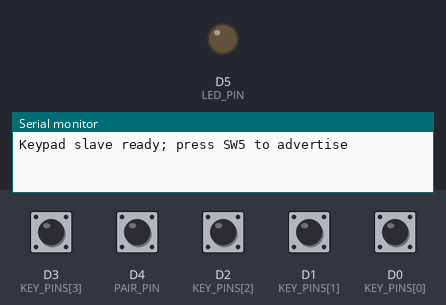
This sketch was run on a simulated ESP8266 (NodeMCU). On the bench: output pins drawn as LEDs (lit = HIGH), the last lines printed to the serial monitor. Inputs (shaded band) come from the test bench; at power-on: D0 (KEY_PINS[0]), D1 (KEY_PINS[1]), D2 (KEY_PINS[2]), D3 (KEY_PINS[3]), D4 (PAIR_PIN) HIGH. Nothing arrives over Bluetooth unless stated; a phone connects over Bluetooth LE 3 s after start.

Above: at 1.2 s.
1.3 s: D4 (PAIR_PIN) pulled LOW for 0.15 s
At 1.95 s:
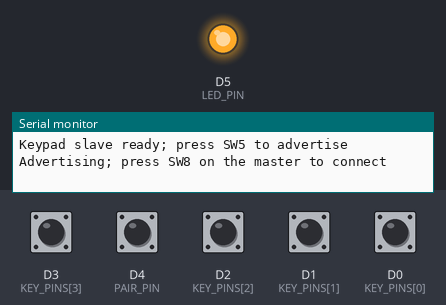
4.4 s: D3 (KEY_PINS[3]) pulled LOW for 0.15 s
At 5.2 s:
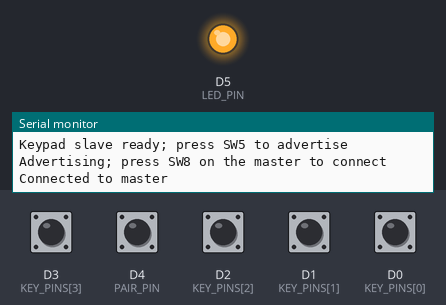
7.4 s: D2 (KEY_PINS[2]) pulled LOW for 0.15 s
At 8.5 s:
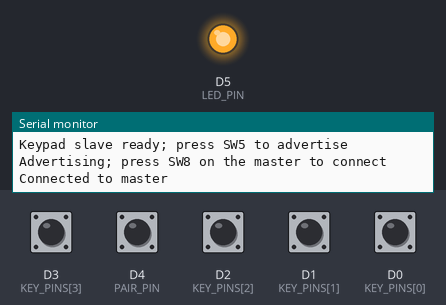
Timing chart, 0 to 10.4 s (numbered marks = the images above; inputs shaded):
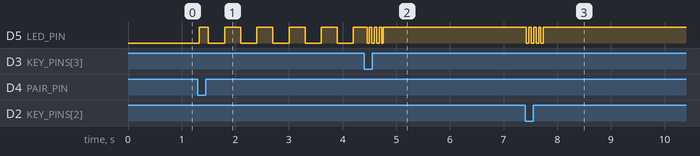

Measured:
- after the input at 1.3 s, D5 (LED_PIN): LOW → HIGH at once, then repeats every 0.60 s: LOW 0.30 s, HIGH 0.30 s
- after the input at 4.4 s, D5 (LED_PIN): alternates HIGH for 0.04 s and LOW for 0.04 s, 8 changes in all, then stays HIGH, starting after 0.06 s
- after the input at 7.4 s, D5 (LED_PIN): alternates HIGH for 0.04 s and LOW for 0.04 s, 8 changes in all, then stays HIGH, starting at once

The sketch:

Keypad_Slave.ino
```cpp
#include <ArduinoBLE.h>

namespace {

constexpr char SERVICE_UUID[] = "6c6f6e6f-4d61-6372-6f2d-4c6f6e6f0001";
constexpr char EVENT_UUID[] = "6c6f6e6f-4d61-6372-6f2d-4c6f6e6f0002";
constexpr char DEVICE_NAME[] = "Lono-Keypad";

constexpr uint8_t KEY_PINS[] = {D0, D1, D2, D3};
constexpr uint8_t PAIR_PIN = D4;
constexpr uint8_t LED_PIN = D5;
constexpr uint8_t EVENT_DOWN = 1;
constexpr uint8_t EVENT_UP = 0;
constexpr unsigned long DEBOUNCE_MS = 25;

BLEService eventService(SERVICE_UUID);
BLECharacteristic eventCharacteristic(
    EVENT_UUID, BLERead | BLENotify, 2, true);

struct ButtonState {
  bool stable = HIGH;
  bool reading = HIGH;
  unsigned long changedAt = 0;
};

ButtonState keys[4];
ButtonState pairButton;
BLEDevice central;
bool advertising = false;
bool wasConnected = false;
unsigned long eventLedUntil = 0;

bool updateButton(ButtonState& button, uint8_t pin, bool& pressed) {
  const bool reading = digitalRead(pin);
  if (reading != button.reading) {
    button.reading = reading;
    button.changedAt = millis();
  }

  if (millis() - button.changedAt >= DEBOUNCE_MS &&
      button.stable != button.reading) {
    button.stable = button.reading;
    pressed = button.stable == LOW;
    return true;
  }
  return false;
}

void beginAdvertising() {
  if (advertising) {
    return;
  }
  BLE.advertise();
  advertising = true;
  Serial.println(F("Advertising; press SW8 on the master to connect"));
}

void sendKeyEvent(uint8_t type, uint8_t key) {
  if (!central || !central.connected()) {
    return;
  }
  const uint8_t packet[2] = {type, key};
  eventCharacteristic.writeValue(packet, sizeof(packet));
  eventLedUntil = millis() + 180;
}

void updateStatusLed(bool connected) {
  const unsigned long now = millis();
  if (now < eventLedUntil) {
    digitalWrite(LED_PIN, ((now / 45) % 2) == 0 ? HIGH : LOW);
  } else if (connected) {
    digitalWrite(LED_PIN, HIGH);
  } else if (advertising) {
    digitalWrite(LED_PIN, ((now / 300) % 2) == 0 ? HIGH : LOW);
  } else {
    digitalWrite(LED_PIN, LOW);
  }
}

void fail(const __FlashStringHelper* message) {
  Serial.println(message);
  while (true) {
    digitalWrite(LED_PIN, !digitalRead(LED_PIN));
    delay(250);
  }
}

}  // namespace

void setup() {
  Serial.begin(115200);
  for (uint8_t i = 0; i < 4; ++i) {
    pinMode(KEY_PINS[i], INPUT_PULLUP);
  }
  pinMode(PAIR_PIN, INPUT_PULLUP);
  pinMode(LED_PIN, OUTPUT);
  digitalWrite(LED_PIN, LOW);

  if (!BLE.begin()) {
    fail(F("BLE init failed"));
  }

  BLE.setLocalName(DEVICE_NAME);
  BLE.setAdvertisedService(eventService);
  eventService.addCharacteristic(eventCharacteristic);
  BLE.addService(eventService);
  const uint8_t emptyPacket[2] = {0, 0};
  eventCharacteristic.writeValue(emptyPacket, sizeof(emptyPacket));

  Serial.println(F("Keypad slave ready; press SW5 to advertise"));
}

void loop() {
  BLE.poll();

  BLEDevice newCentral = BLE.central();
  if (newCentral) {
    central = newCentral;
    advertising = false;
  }

  const bool connected = central && central.connected();
  if (connected && !wasConnected) {
    Serial.println(F("Connected to master"));
  } else if (!connected && wasConnected) {
    Serial.println(F("Disconnected from master"));
    central = BLEDevice();
  }
  wasConnected = connected;

  bool pressed = false;
  if (!connected && updateButton(pairButton, PAIR_PIN, pressed) && pressed) {
    beginAdvertising();
  }

  for (uint8_t i = 0; i < 4; ++i) {
    if (updateButton(keys[i], KEY_PINS[i], pressed)) {
      sendKeyEvent(pressed ? EVENT_DOWN : EVENT_UP, i);
    }
  }

  updateStatusLed(connected);
  delay(2);
}
```
